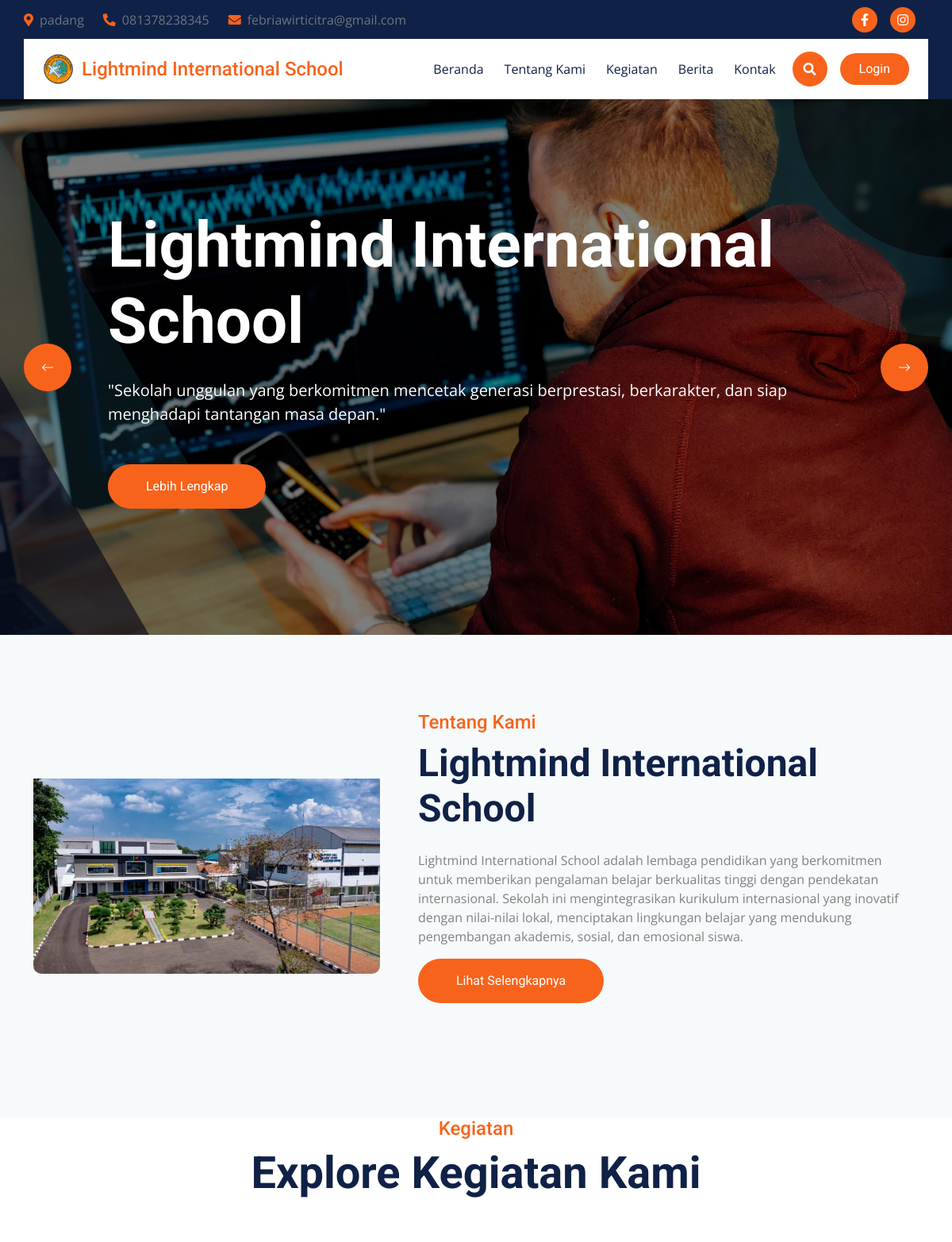
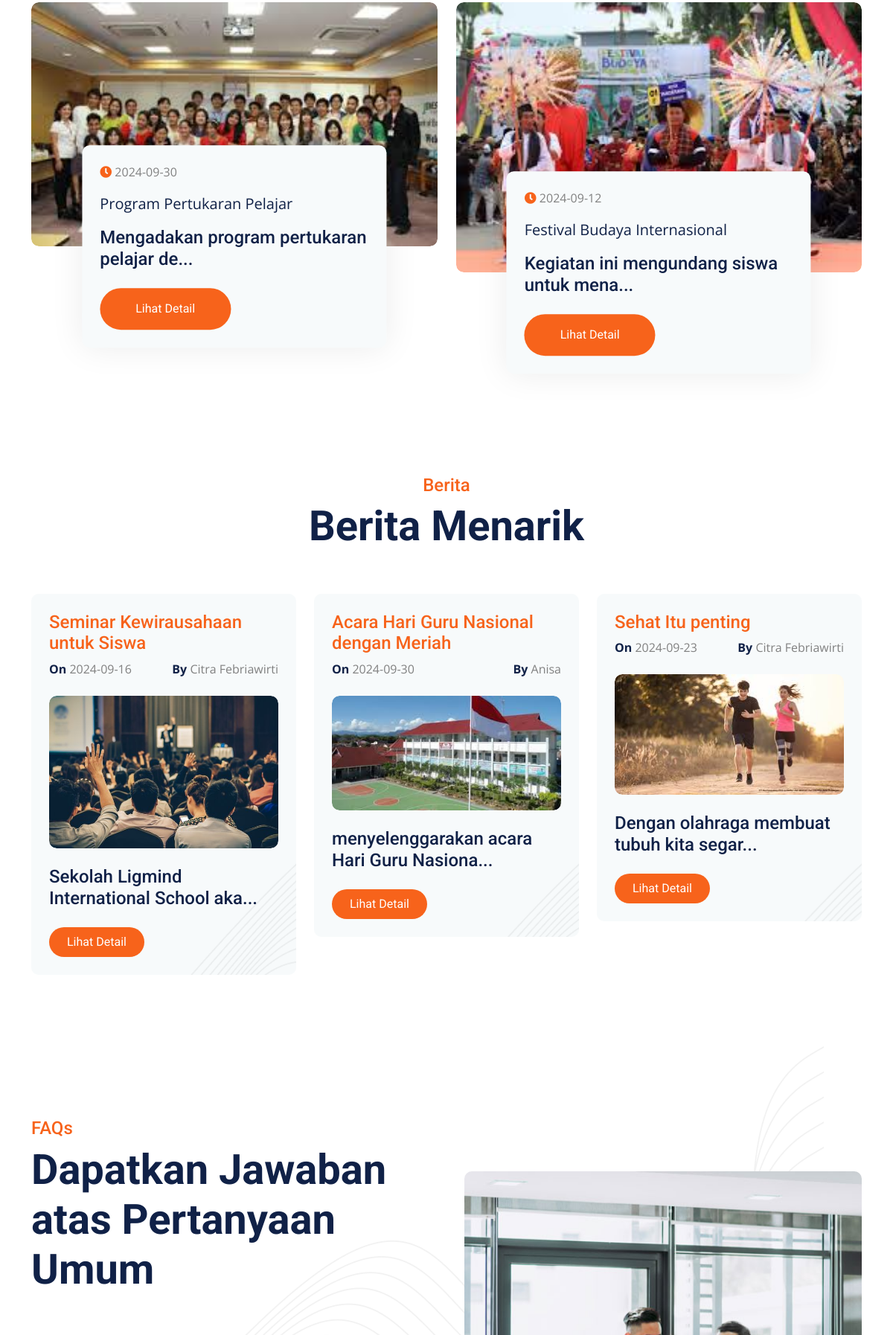
The page / (upper part) on the database its author committed (2 pictures, top to bottom).
### tables this page shows
CREATE TABLE `tb_kontak` (
  `id_kontak` int(11) NOT NULL,
  `email_kontak` varchar(255) NOT NULL,
  `facebook_kontak` varchar(255) NOT NULL,
  `instagram_kontak` varchar(255) NOT NULL,
  `telepon_kontak` varchar(255) NOT NULL,
  `alamat_kontak` text NOT NULL,
  `googlemap_link_kontak` text NOT NULL
);

CREATE TABLE `tb_about` (
  `id_about` int(11) NOT NULL,
  `visi_about` text NOT NULL,
  `misi_about` text NOT NULL,
  `deskripsi_about` text NOT NULL,
  `gambar_about` varchar(255) NOT NULL
);

CREATE TABLE `tb_kegiatan` (
  `id_kegiatan` int(11) NOT NULL,
  `judul_kegiatan` varchar(50) NOT NULL,
  `tanggal_kegiatan` date DEFAULT NULL,
  `deskripsi_kegiatan` text NOT NULL,
  `gambar_kegiatan` varchar(255) NOT NULL
);

CREATE TABLE `tb_berita` (
  `id_berita` int(11) NOT NULL,
  `id_kategori` int(11) NOT NULL,
  `judul_berita` varchar(255) NOT NULL,
  `slug` varchar(255) NOT NULL,
  `author_berita` varchar(255) NOT NULL,
  `deskripsi_berita` text NOT NULL,
  `tanggal_berita` date NOT NULL,
  `gambar_berita` varchar(255) NOT NULL
);

### index.php (called while the page is built, shortened)
<?php
include "koneksi.php";
include "layout/header.php";
include "content.php";
?>

### home.php (the view, shortened to what this page needs)
<div>
    <div class="header-carousel owl-carousel">
        <div class="header-carousel-item">
            <div class="header-carousel-item-img-1">
                <img src="assets/img/carousel-1.jpg" class="img-fluid w-100" alt="Image" />
            </div>
            <div class="carousel-caption">
                <div class="carousel-caption-inner text-start p-3">
                    <h1 class="display-1 text-capitalize text-white mb-4 fadeInUp animate__animated"
                        data-animation="fadeInUp" data-delay="1.3s" style="animation-delay: 1.3s">
                        Lightmind International School
                    </h1>
                    <p class="mb-5 fs-5 fadeInUp animate__animated" data-animation="fadeInUp" data-delay="1.5s"
                        style="animation-delay: 1.5s">
                        "Sekolah unggulan yang berkomitmen mencetak generasi berprestasi,
                        berkarakter, dan siap menghadapi tantangan masa depan."
                    </p>
                    <a class="btn btn-primary rounded-pill py-3 px-5 mb-4 me-4 fadeInUp animate__animated"
                        data-animation="fadeInUp" data-delay="1.5s" style="animation-delay: 1.7s" href="#">Lebih
                        Lengkap</a>
                </div>
            </div>
        </div>
    </div>
    <div class="container-fluid about bg-light py-5">
        <div class="container py-5">
            <?php
            include "koneksi.php";
            $query = "SELECT * FROM tb_about
            ORDER BY id_about DESC";
            $result = mysqli_query($koneksi, $query);
            while ($data = mysqli_fetch_array($result)) {
            ?>
            <div class="row g-5 align-items-center">
                <div class="col-lg-6 col-xl-5 wow fadeInLeft" data-wow-delay="0.1s">
                    <div class="about-img">
                        <img src="admin/about/gambar_about/<?= $data['gambar_about'] ?>"
                            class="img-fluid w-100 rounded-bottom" alt="Image" />
                    </div>
                </div>
                <div class="col-lg-6 col-xl-7 wow fadeInRight" data-wow-delay="0.3s">
                    <h4 class="text-primary">Tentang Kami</h4>
                    <h1 class="display-5 mb-4">
                        Lightmind International School
                    </h1>
                    <p class="text ps-4 mb-4 " style="text-align: justify;">
                        <?=$data['deskripsi_about']?>
                    </p>
                    <div class="row g-4 justify-content-between mb-5">
                        <div class="col-xl-5">
                            <a href="#" class="btn btn-primary rounded-pill py-3 px-5">Lihat Selengkapnya</a>
                        </div>
                    </div>
                </div>
            </div>
            <?php }?>
        </div>
    </div>
    <div class="container-fluid project">
        <div class="container">
            <div class="text-center mx-auto pb-5 wow fadeInUp" data-wow-delay="0.1s" style="max-width: 800px">
                <h4 class="text-primary">Kegiatan</h4>
                <h1 class="display-4">Explore Kegiatan Kami</h1>
            </div>
            <div class="project-carousel owl-carousel wow fadeInUp" data-wow-delay="0.1s">
                <?php
            include "koneksi.php";
            $query = "SELECT * FROM tb_kegiatan
            ORDER BY id_kegiatan DESC";
            $result = mysqli_query($koneksi, $query);
            while ($data = mysqli_fetch_array($result)) {
            ?>
                <div class="project-item h-100 wow fadeInUp" data-wow-delay="0.1s">
                    <div class="project-img">
                        <img src="admin/kegiatan/gambar_kegiatan/<?= $data['gambar_kegiatan'] ?>"
                            class="img-fluid w-100 rounded" alt="Image" />
                    </div>
                    <div class="project-content bg-light rounded p-4">
                        <div class="project-content-inner">
                            <div class="project-icon mb-3">
                                <i class="fa fa-clock text-primary"></i>
                                <?= $data['tanggal_kegiatan'] ?>
                            </div>
                            <p class="text-dark fs-5 mb-3"><?= $data['judul_kegiatan'] ?></p>
                            <a href="#" class="h4"><?= substr($data['deskripsi_kegiatan'], 0, 40) ?>...</a>
                            <div class="pt-4">
                                <a class="btn btn-light rounded-pill py-3 px-5"
                                    href="detail_kegiatan-<?= $data['slug'] ?>">Lihat Detail</a>
                            </div>
                        </div>
                    </div>
                </div>
                <?php }?>
            </div>
        </div>
    </div>
    <div class="container-fluid blog pb-5">
        <div class="container pb-5">
            <div class="text-center mx-auto pb-5 wow fadeInUp" data-wow-delay="0.1s" style="max-width: 800px">
                <h4 class="text-primary">Berita</h4>
                <h1 class="display-4">Berita Menarik</h1>
            </div>
            <div class="row g-4 justify-content-center">
                <?php
            include "koneksi.php";
            $query = "SELECT * FROM tb_berita
            JOIN tb_kategori ON tb_berita.id_kategori = tb_kategori.id_kategori
            ORDER BY id_berita DESC
           ";
            $result = mysqli_query($koneksi, $query);
            while ($data = mysqli_fetch_array($result)) {
            ?>
                <div class="col-md-6 col-lg-6 col-xl-4 wow fadeInUp" data-wow-delay="0.1s">
                    <div class="blog-item bg-light rounded p-4" style="background-image: url(img/bg.png)">
                        <div class="mb-4">
                            <h4 class="text-primary mb-2"><?= $data['judul_berita'] ?></h4>
                            <div class="d-flex justify-content-between">
                                <p class="mb-0">
                                    <span class="text-dark fw-bold">On </span><?= $data['tanggal_berita'] ?>
                                </p>
                                <p class="mb-0">
                                    <span class="text-dark fw-bold">By </span> <?= $data['author_berita'] ?>
                                </p>
                            </div>
                        </div>
                        <div class="project-img">
                        </div>
                        <div class="my-4">
                            <a href="detail_berita-<?= $data['slug'] ?>"
                                class="h4"><?= substr($data['deskripsi_berita'], 0, 40) ?>...</a>
                        </div>
                        <a class="btn btn-primary rounded-pill py-2 px-4"
                            href="detail_berita-<?= $data['slug'] ?>">Lihat Detail</a>
                    </div>
                </div>
                <?php }?>
            </div>
        </div>
    </div>
    <div class="container-fluid faq py-5">
        <div class="container py-5">
            <div class="row g-5 align-items-center">
                <div class="col-lg-6 wow fadeInLeft" data-wow-delay="0.1s">
                    <div class="pb-5">
                        <h4 class="text-primary">FAQs</h4>
                        <h1 class="display-4">Dapatkan Jawaban atas Pertanyaan Umum</h1>
                    </div>
                </div>
                <div class="col-lg-6 wow fadeInRight" data-wow-delay="0.3s">
                    <div class="faq-img RotateMoveRight rounded">
                        <img src="assets/img/faq-img.jpg" class="img-fluid rounded w-100" alt="Image" />
                    </div>
                </div>
            </div>
        </div>
    </div>
</div>

### layout/header.php (shortened to what this page needs)
<!DOCTYPE html>
<html lang="en">
<head>
    <link rel="stylesheet" href="https://use.fontawesome.com/releases/v5.15.4/css/all.css" />
    <link href="https://cdn.jsdelivr.net/npm/bootstrap-icons@1.4.1/font/bootstrap-icons.css" rel="stylesheet" />
    <link rel="stylesheet" href="https://cdnjs.cloudflare.com/ajax/libs/animate.css/4.1.1/animate.min.css" />
    <link href="assets/lib/animate/animate.min.css" rel="stylesheet" />
    <link href="assets/lib/owlcarousel/assets/owl.carousel.min.css" rel="stylesheet" />
    <link href="assets/lib/lightbox/css/lightbox.min.css" rel="stylesheet" />
    <link href="assets/css/bootstrap.min.css" rel="stylesheet" />
    <link href="assets/css/style.css" rel="stylesheet" />
</head>
<body>
    <div class="container-fluid topbar px-0 d-none d-lg-block">
        <div class="container px-0">
            <?php
                            include "koneksi.php";
                            $query = "SELECT * FROM tb_kontak
                            ORDER BY id_kontak DESC";
                            $result = mysqli_query($koneksi, $query);
                            while ($data = mysqli_fetch_array($result)) {
                            ?>
            <div class="row gx-0 align-items-center" style="height: 45px">
                <div class="col-lg-8 text-center text-lg-start mb-lg-0">
                    <div class="d-flex flex-wrap">
                        <a href="#" class="text-muted me-4"><i
                                class="fas fa-map-marker-alt text-primary me-2"></i><?=$data['alamat_kontak']?></a>
                        <a href="#" class="text-muted me-4"><i
                                class="fas fa-phone-alt text-primary me-2"></i><?=$data['telepon_kontak']?></a>
                        <a href="#" class="text-muted me-0"><i
                                class="fas fa-envelope text-primary me-2"></i><?=$data['email_kontak']?></a>
                    </div>
                </div>
                <div class="col-lg-4 text-center text-lg-end">
                    <div class="d-flex align-items-center justify-content-end">
                        <a href="<?=$data['facebook_kontak']?>"
                            class="btn btn-primary btn-square rounded-circle nav-fill me-3"><i
                                class="fab fa-facebook-f text-white"></i></a>
                        <a href="<?=$data['instagram_kontak']?>"
                            class="btn btn-primary btn-square rounded-circle nav-fill me-3"><i
                                class="fab fa-instagram text-white"></i></a>
                    </div>
                </div>
            </div>
            <?php }?>
        </div>
    </div>
    <div class="container-fluid sticky-top px-0">
        <div class="container px-0">
            <nav class="navbar navbar-expand-lg navbar-dark bg-white py-3 px-4">
                <a href="index.php" class="navbar-brand p-0 d-flex align-items-center">
                    <img src="assets/img/logo.png" alt="Logo" style="height: 40px; margin-right: 10px" />
                    <h4 class="text-primary m-0">Lightmind International School</h4>
                </a>
                <div class="collapse navbar-collapse" id="navbarCollapse">
                    <div class="navbar-nav ms-auto py-0">
                        <a href="beranda"
                            class="nav-item nav-link <?php echo $page == 'beranda' ? 'active' : ''; ?>">Beranda</a>
                        <a href="tentang"
                            class="nav-item nav-link <?php echo $page == 'tentang' ? 'active' : ''; ?>">Tentang Kami</a>
                        <a href="kegiatan"
                            class="nav-item nav-link <?php echo $page == 'kegiatan' ? 'active' : ''; ?>">Kegiatan</a>
                        <a href="berita"
                            class="nav-item nav-link <?php echo $page == 'berita' ? 'active' : ''; ?>">Berita</a>
                        <a href="kontak"
                            class="nav-item nav-link <?php echo $page == 'kontak' ? 'active' : ''; ?>">Kontak</a>
                    </div>
                    <div class="d-flex align-items-center flex-nowrap pt-xl-0">
                        <button class="btn btn-primary btn-md-square mx-2" data-bs-toggle="modal"
                            data-bs-target="#searchModal">
                            <i class="fas fa-search"></i>
                        </button>
                        <a href="admin/login/index.php"
                            class="btn btn-primary rounded-pill text-white py-2 px-4 ms-2 flex-wrap flex-sm-shrink-0">Login</a>
                    </div>
                </div>
            </nav>
        </div>
    </div>
</body>
</html>

### rows shown on the page
tb_kontak: alamat_kontak "padang", telepon_kontak "081378238345", email_kontak "febriawirticitra@gmail.com"
tb_about: gambar_about (picture), deskripsi_about "Lightmind International School adalah lembaga pendidikan yang berkomitmen untuk memberikan pengalaman belajar berkualitas tinggi dengan pendekatan internasional. Sekolah ini mengintegrasikan kurikulum internasional yang inovatif dengan nilai-nilai lokal, menciptakan lingkungan belajar yang mendukung pengembangan akademis, sosial, dan emosional siswa."
tb_kegiatan: gambar_kegiatan (picture), tanggal_kegiatan "2024-09-30", judul_kegiatan "Program Pertukaran Pelajar", deskripsi_kegiatan "Mengadakan program pertukaran pelajar de"
tb_kegiatan: gambar_kegiatan (picture), tanggal_kegiatan "2024-09-12", judul_kegiatan "Festival Budaya Internasional", deskripsi_kegiatan "Kegiatan ini mengundang siswa untuk mena"
tb_berita: judul_berita "Seminar Kewirausahaan untuk Siswa", tanggal_berita "2024-09-16", author_berita "Citra Febriawirti", deskripsi_berita "Sekolah Ligmind International School aka"
tb_berita: judul_berita "Acara Hari Guru Nasional dengan Meriah", tanggal_berita "2024-09-30", author_berita "Anisa", deskripsi_berita "menyelenggarakan acara Hari Guru Nasiona"
tb_berita: judul_berita "Sehat Itu penting", tanggal_berita "2024-09-23", author_berita "Citra Febriawirti", deskripsi_berita "Dengan olahraga membuat tubuh kita segar"
